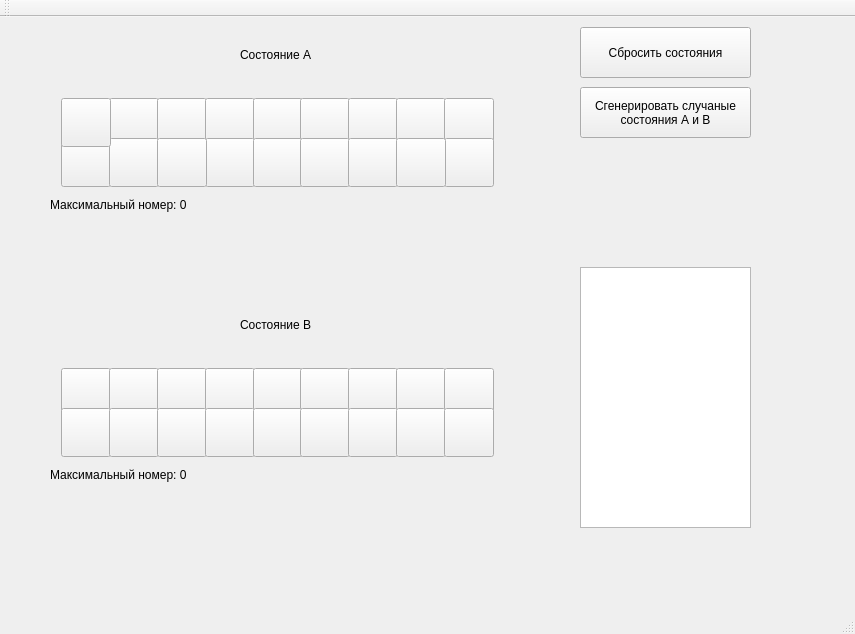
<?xml version="1.0" encoding="UTF-8"?>
<ui version="4.0">
 <class>MainWindow</class>
 <widget class="QMainWindow" name="MainWindow">
  <property name="geometry">
   <rect>
    <x>0</x>
    <y>0</y>
    <width>855</width>
    <height>634</height>
   </rect>
  </property>
  <property name="windowTitle">
   <string>sort_alg</string>
  </property>
  <widget class="QWidget" name="centralWidget">
   <widget class="QWidget" name="layoutWidget">
    <property name="geometry">
     <rect>
      <x>50</x>
      <y>340</y>
      <width>452</width>
      <height>101</height>
     </rect>
    </property>
    <layout class="QGridLayout" name="gridLayout_B" columnstretch="0,0,0,0,0,0,0,0,0">
     <property name="sizeConstraint">
      <enum>QLayout::SetDefaultConstraint</enum>
     </property>
     <property name="spacing">
      <number>0</number>
     </property>
     <item row="0" column="0">
      <widget class="QPushButton" name="pushButton_B_11">
       <property name="sizePolicy">
        <sizepolicy hsizetype="Minimum" vsizetype="Minimum">
         <horstretch>0</horstretch>
         <verstretch>0</verstretch>
        </sizepolicy>
       </property>
       <property name="minimumSize">
        <size>
         <width>50</width>
         <height>49</height>
        </size>
       </property>
       <property name="maximumSize">
        <size>
         <width>50</width>
         <height>49</height>
        </size>
       </property>
       <property name="text">
        <string/>
       </property>
      </widget>
     </item>
     <item row="0" column="1">
      <widget class="QPushButton" name="pushButton_B_12">
       <property name="sizePolicy">
        <sizepolicy hsizetype="Minimum" vsizetype="Minimum">
         <horstretch>0</horstretch>
         <verstretch>0</verstretch>
        </sizepolicy>
       </property>
       <property name="minimumSize">
        <size>
         <width>50</width>
         <height>49</height>
        </size>
       </property>
       <property name="maximumSize">
        <size>
         <width>50</width>
         <height>49</height>
        </size>
       </property>
       <property name="text">
        <string/>
       </property>
      </widget>
     </item>
     <item row="0" column="2">
      <widget class="QPushButton" name="pushButton_B_13">
       <property name="sizePolicy">
        <sizepolicy hsizetype="Minimum" vsizetype="Minimum">
         <horstretch>0</horstretch>
         <verstretch>0</verstretch>
        </sizepolicy>
       </property>
       <property name="minimumSize">
        <size>
         <width>50</width>
         <height>49</height>
        </size>
       </property>
       <property name="maximumSize">
        <size>
         <width>50</width>
         <height>49</height>
        </size>
       </property>
       <property name="text">
        <string/>
       </property>
      </widget>
     </item>
     <item row="0" column="3">
      <widget class="QPushButton" name="pushButton_B_14">
       <property name="sizePolicy">
        <sizepolicy hsizetype="Minimum" vsizetype="Minimum">
         <horstretch>0</horstretch>
         <verstretch>0</verstretch>
        </sizepolicy>
       </property>
       <property name="minimumSize">
        <size>
         <width>50</width>
         <height>49</height>
        </size>
       </property>
       <property name="maximumSize">
        <size>
         <width>50</width>
         <height>49</height>
        </size>
       </property>
       <property name="text">
        <string/>
       </property>
      </widget>
     </item>
     <item row="0" column="4">
      <widget class="QPushButton" name="pushButton_B_15">
       <property name="sizePolicy">
        <sizepolicy hsizetype="Minimum" vsizetype="Minimum">
         <horstretch>0</horstretch>
         <verstretch>0</verstretch>
        </sizepolicy>
       </property>
       <property name="minimumSize">
        <size>
         <width>50</width>
         <height>49</height>
        </size>
       </property>
       <property name="maximumSize">
        <size>
         <width>50</width>
         <height>49</height>
        </size>
       </property>
       <property name="text">
        <string/>
       </property>
      </widget>
     </item>
     <item row="0" column="5">
      <widget class="QPushButton" name="pushButton_B_16">
       <property name="sizePolicy">
        <sizepolicy hsizetype="Minimum" vsizetype="Minimum">
         <horstretch>0</horstretch>
         <verstretch>0</verstretch>
        </sizepolicy>
       </property>
       <property name="minimumSize">
        <size>
         <width>50</width>
         <height>49</height>
        </size>
       </property>
       <property name="maximumSize">
        <size>
         <width>50</width>
         <height>49</height>
        </size>
       </property>
       <property name="baseSize">
        <size>
         <width>40</width>
         <height>40</height>
        </size>
       </property>
       <property name="text">
        <string/>
       </property>
      </widget>
     </item>
     <item row="0" column="6">
      <widget class="QPushButton" name="pushButton_B_17">
       <property name="sizePolicy">
        <sizepolicy hsizetype="Minimum" vsizetype="Minimum">
         <horstretch>0</horstretch>
         <verstretch>0</verstretch>
        </sizepolicy>
       </property>
       <property name="minimumSize">
        <size>
         <width>50</width>
         <height>49</height>
        </size>
       </property>
       <property name="maximumSize">
        <size>
         <width>50</width>
         <height>49</height>
        </size>
       </property>
       <property name="text">
        <string/>
       </property>
      </widget>
     </item>
     <item row="0" column="7">
      <widget class="QPushButton" name="pushButton_B_18">
       <property name="sizePolicy">
        <sizepolicy hsizetype="Minimum" vsizetype="Minimum">
         <horstretch>0</horstretch>
         <verstretch>0</verstretch>
        </sizepolicy>
       </property>
       <property name="minimumSize">
        <size>
         <width>50</width>
         <height>49</height>
        </size>
       </property>
       <property name="maximumSize">
        <size>
         <width>50</width>
         <height>49</height>
        </size>
       </property>
       <property name="text">
        <string/>
       </property>
      </widget>
     </item>
     <item row="0" column="8">
      <widget class="QPushButton" name="pushButton_B_19">
       <property name="sizePolicy">
        <sizepolicy hsizetype="Minimum" vsizetype="Minimum">
         <horstretch>0</horstretch>
         <verstretch>0</verstretch>
        </sizepolicy>
       </property>
       <property name="minimumSize">
        <size>
         <width>50</width>
         <height>49</height>
        </size>
       </property>
       <property name="maximumSize">
        <size>
         <width>50</width>
         <height>49</height>
        </size>
       </property>
       <property name="text">
        <string/>
       </property>
      </widget>
     </item>
     <item row="1" column="0">
      <widget class="QPushButton" name="pushButton_B_21">
       <property name="sizePolicy">
        <sizepolicy hsizetype="Minimum" vsizetype="Minimum">
         <horstretch>0</horstretch>
         <verstretch>0</verstretch>
        </sizepolicy>
       </property>
       <property name="minimumSize">
        <size>
         <width>50</width>
         <height>49</height>
        </size>
       </property>
       <property name="maximumSize">
        <size>
         <width>50</width>
         <height>49</height>
        </size>
       </property>
       <property name="text">
        <string/>
       </property>
      </widget>
     </item>
     <item row="1" column="1">
      <widget class="QPushButton" name="pushButton_B_22">
       <property name="sizePolicy">
        <sizepolicy hsizetype="Minimum" vsizetype="Minimum">
         <horstretch>0</horstretch>
         <verstretch>0</verstretch>
        </sizepolicy>
       </property>
       <property name="minimumSize">
        <size>
         <width>50</width>
         <height>49</height>
        </size>
       </property>
       <property name="maximumSize">
        <size>
         <width>50</width>
         <height>49</height>
        </size>
       </property>
       <property name="text">
        <string/>
       </property>
      </widget>
     </item>
     <item row="1" column="2">
      <widget class="QPushButton" name="pushButton_B_23">
       <property name="sizePolicy">
        <sizepolicy hsizetype="Minimum" vsizetype="Minimum">
         <horstretch>0</horstretch>
         <verstretch>0</verstretch>
        </sizepolicy>
       </property>
       <property name="minimumSize">
        <size>
         <width>50</width>
         <height>49</height>
        </size>
       </property>
       <property name="maximumSize">
        <size>
         <width>50</width>
         <height>49</height>
        </size>
       </property>
       <property name="text">
        <string/>
       </property>
      </widget>
     </item>
     <item row="1" column="3">
      <widget class="QPushButton" name="pushButton_B_24">
       <property name="sizePolicy">
        <sizepolicy hsizetype="Minimum" vsizetype="Minimum">
         <horstretch>0</horstretch>
         <verstretch>0</verstretch>
        </sizepolicy>
       </property>
       <property name="minimumSize">
        <size>
         <width>50</width>
         <height>49</height>
        </size>
       </property>
       <property name="maximumSize">
        <size>
         <width>50</width>
         <height>49</height>
        </size>
       </property>
       <property name="text">
        <string/>
       </property>
      </widget>
     </item>
     <item row="1" column="4">
      <widget class="QPushButton" name="pushButton_B_25">
       <property name="sizePolicy">
        <sizepolicy hsizetype="Minimum" vsizetype="Minimum">
         <horstretch>0</horstretch>
         <verstretch>0</verstretch>
        </sizepolicy>
       </property>
       <property name="minimumSize">
        <size>
         <width>50</width>
         <height>49</height>
        </size>
       </property>
       <property name="maximumSize">
        <size>
         <width>50</width>
         <height>49</height>
        </size>
       </property>
       <property name="text">
        <string/>
       </property>
      </widget>
     </item>
     <item row="1" column="5">
      <widget class="QPushButton" name="pushButton_B_26">
       <property name="sizePolicy">
        <sizepolicy hsizetype="Minimum" vsizetype="Minimum">
         <horstretch>0</horstretch>
         <verstretch>0</verstretch>
        </sizepolicy>
       </property>
       <property name="minimumSize">
        <size>
         <width>50</width>
         <height>49</height>
        </size>
       </property>
       <property name="maximumSize">
        <size>
         <width>50</width>
         <height>49</height>
        </size>
       </property>
       <property name="text">
        <string/>
       </property>
      </widget>
     </item>
     <item row="1" column="6">
      <widget class="QPushButton" name="pushButton_B_27">
       <property name="sizePolicy">
        <sizepolicy hsizetype="Minimum" vsizetype="Minimum">
         <horstretch>0</horstretch>
         <verstretch>0</verstretch>
        </sizepolicy>
       </property>
       <property name="minimumSize">
        <size>
         <width>50</width>
         <height>49</height>
        </size>
       </property>
       <property name="maximumSize">
        <size>
         <width>50</width>
         <height>49</height>
        </size>
       </property>
       <property name="text">
        <string/>
       </property>
      </widget>
     </item>
     <item row="1" column="7">
      <widget class="QPushButton" name="pushButton_B_28">
       <property name="sizePolicy">
        <sizepolicy hsizetype="Minimum" vsizetype="Minimum">
         <horstretch>0</horstretch>
         <verstretch>0</verstretch>
        </sizepolicy>
       </property>
       <property name="minimumSize">
        <size>
         <width>50</width>
         <height>49</height>
        </size>
       </property>
       <property name="maximumSize">
        <size>
         <width>50</width>
         <height>49</height>
        </size>
       </property>
       <property name="text">
        <string/>
       </property>
      </widget>
     </item>
     <item row="1" column="8">
      <widget class="QPushButton" name="pushButton_B_29">
       <property name="sizePolicy">
        <sizepolicy hsizetype="Minimum" vsizetype="Minimum">
         <horstretch>0</horstretch>
         <verstretch>0</verstretch>
        </sizepolicy>
       </property>
       <property name="minimumSize">
        <size>
         <width>50</width>
         <height>49</height>
        </size>
       </property>
       <property name="maximumSize">
        <size>
         <width>50</width>
         <height>49</height>
        </size>
       </property>
       <property name="text">
        <string/>
       </property>
      </widget>
     </item>
    </layout>
   </widget>
   <widget class="QWidget" name="layoutWidget">
    <property name="geometry">
     <rect>
      <x>50</x>
      <y>70</y>
      <width>452</width>
      <height>101</height>
     </rect>
    </property>
    <layout class="QGridLayout" name="gridLayout_A" columnstretch="0,0,0,0,0,0,0,0,0">
     <property name="sizeConstraint">
      <enum>QLayout::SetDefaultConstraint</enum>
     </property>
     <property name="spacing">
      <number>0</number>
     </property>
     <item row="0" column="1">
      <widget class="QPushButton" name="pushButton_A_12">
       <property name="sizePolicy">
        <sizepolicy hsizetype="Minimum" vsizetype="Minimum">
         <horstretch>0</horstretch>
         <verstretch>0</verstretch>
        </sizepolicy>
       </property>
       <property name="minimumSize">
        <size>
         <width>50</width>
         <height>49</height>
        </size>
       </property>
       <property name="maximumSize">
        <size>
         <width>50</width>
         <height>49</height>
        </size>
       </property>
       <property name="text">
        <string/>
       </property>
      </widget>
     </item>
     <item row="0" column="2">
      <widget class="QPushButton" name="pushButton_A_13">
       <property name="sizePolicy">
        <sizepolicy hsizetype="Minimum" vsizetype="Minimum">
         <horstretch>0</horstretch>
         <verstretch>0</verstretch>
        </sizepolicy>
       </property>
       <property name="minimumSize">
        <size>
         <width>50</width>
         <height>49</height>
        </size>
       </property>
       <property name="maximumSize">
        <size>
         <width>50</width>
         <height>49</height>
        </size>
       </property>
       <property name="text">
        <string/>
       </property>
      </widget>
     </item>
     <item row="0" column="3">
      <widget class="QPushButton" name="pushButton_A_14">
       <property name="sizePolicy">
        <sizepolicy hsizetype="Minimum" vsizetype="Minimum">
         <horstretch>0</horstretch>
         <verstretch>0</verstretch>
        </sizepolicy>
       </property>
       <property name="minimumSize">
        <size>
         <width>50</width>
         <height>49</height>
        </size>
       </property>
       <property name="maximumSize">
        <size>
         <width>50</width>
         <height>49</height>
        </size>
       </property>
       <property name="text">
        <string/>
       </property>
      </widget>
     </item>
     <item row="0" column="4">
      <widget class="QPushButton" name="pushButton_A_15">
       <property name="sizePolicy">
        <sizepolicy hsizetype="Minimum" vsizetype="Minimum">
         <horstretch>0</horstretch>
         <verstretch>0</verstretch>
        </sizepolicy>
       </property>
       <property name="minimumSize">
        <size>
         <width>50</width>
         <height>49</height>
        </size>
       </property>
       <property name="maximumSize">
        <size>
         <width>50</width>
         <height>49</height>
        </size>
       </property>
       <property name="text">
        <string/>
       </property>
      </widget>
     </item>
     <item row="0" column="5">
      <widget class="QPushButton" name="pushButton_A_16">
       <property name="sizePolicy">
        <sizepolicy hsizetype="Minimum" vsizetype="Minimum">
         <horstretch>0</horstretch>
         <verstretch>0</verstretch>
        </sizepolicy>
       </property>
       <property name="minimumSize">
        <size>
         <width>50</width>
         <height>49</height>
        </size>
       </property>
       <property name="maximumSize">
        <size>
         <width>50</width>
         <height>49</height>
        </size>
       </property>
       <property name="baseSize">
        <size>
         <width>40</width>
         <height>40</height>
        </size>
       </property>
       <property name="text">
        <string/>
       </property>
      </widget>
     </item>
     <item row="0" column="6">
      <widget class="QPushButton" name="pushButton_A_17">
       <property name="sizePolicy">
        <sizepolicy hsizetype="Minimum" vsizetype="Minimum">
         <horstretch>0</horstretch>
         <verstretch>0</verstretch>
        </sizepolicy>
       </property>
       <property name="minimumSize">
        <size>
         <width>50</width>
         <height>49</height>
        </size>
       </property>
       <property name="maximumSize">
        <size>
         <width>50</width>
         <height>49</height>
        </size>
       </property>
       <property name="text">
        <string/>
       </property>
      </widget>
     </item>
     <item row="0" column="7">
      <widget class="QPushButton" name="pushButton_A_18">
       <property name="sizePolicy">
        <sizepolicy hsizetype="Minimum" vsizetype="Minimum">
         <horstretch>0</horstretch>
         <verstretch>0</verstretch>
        </sizepolicy>
       </property>
       <property name="minimumSize">
        <size>
         <width>50</width>
         <height>49</height>
        </size>
       </property>
       <property name="maximumSize">
        <size>
         <width>50</width>
         <height>49</height>
        </size>
       </property>
       <property name="text">
        <string/>
       </property>
      </widget>
     </item>
     <item row="0" column="8">
      <widget class="QPushButton" name="pushButton_A_19">
       <property name="sizePolicy">
        <sizepolicy hsizetype="Minimum" vsizetype="Minimum">
         <horstretch>0</horstretch>
         <verstretch>0</verstretch>
        </sizepolicy>
       </property>
       <property name="minimumSize">
        <size>
         <width>50</width>
         <height>49</height>
        </size>
       </property>
       <property name="maximumSize">
        <size>
         <width>50</width>
         <height>49</height>
        </size>
       </property>
       <property name="text">
        <string/>
       </property>
      </widget>
     </item>
     <item row="1" column="0">
      <widget class="QPushButton" name="pushButton_A_21">
       <property name="sizePolicy">
        <sizepolicy hsizetype="Minimum" vsizetype="Minimum">
         <horstretch>0</horstretch>
         <verstretch>0</verstretch>
        </sizepolicy>
       </property>
       <property name="minimumSize">
        <size>
         <width>50</width>
         <height>49</height>
        </size>
       </property>
       <property name="maximumSize">
        <size>
         <width>50</width>
         <height>49</height>
        </size>
       </property>
       <property name="text">
        <string/>
       </property>
      </widget>
     </item>
     <item row="1" column="1">
      <widget class="QPushButton" name="pushButton_A_22">
       <property name="sizePolicy">
        <sizepolicy hsizetype="Minimum" vsizetype="Minimum">
         <horstretch>0</horstretch>
         <verstretch>0</verstretch>
        </sizepolicy>
       </property>
       <property name="minimumSize">
        <size>
         <width>50</width>
         <height>49</height>
        </size>
       </property>
       <property name="maximumSize">
        <size>
         <width>50</width>
         <height>49</height>
        </size>
       </property>
       <property name="text">
        <string/>
       </property>
      </widget>
     </item>
     <item row="1" column="3">
      <widget class="QPushButton" name="pushButton_A_24">
       <property name="sizePolicy">
        <sizepolicy hsizetype="Minimum" vsizetype="Minimum">
         <horstretch>0</horstretch>
         <verstretch>0</verstretch>
        </sizepolicy>
       </property>
       <property name="minimumSize">
        <size>
         <width>50</width>
         <height>49</height>
        </size>
       </property>
       <property name="maximumSize">
        <size>
         <width>50</width>
         <height>49</height>
        </size>
       </property>
       <property name="text">
        <string/>
       </property>
      </widget>
     </item>
     <item row="1" column="4">
      <widget class="QPushButton" name="pushButton_A_25">
       <property name="sizePolicy">
        <sizepolicy hsizetype="Minimum" vsizetype="Minimum">
         <horstretch>0</horstretch>
         <verstretch>0</verstretch>
        </sizepolicy>
       </property>
       <property name="minimumSize">
        <size>
         <width>50</width>
         <height>49</height>
        </size>
       </property>
       <property name="maximumSize">
        <size>
         <width>50</width>
         <height>49</height>
        </size>
       </property>
       <property name="text">
        <string/>
       </property>
      </widget>
     </item>
     <item row="1" column="5">
      <widget class="QPushButton" name="pushButton_A_26">
       <property name="sizePolicy">
        <sizepolicy hsizetype="Minimum" vsizetype="Minimum">
         <horstretch>0</horstretch>
         <verstretch>0</verstretch>
        </sizepolicy>
       </property>
       <property name="minimumSize">
        <size>
         <width>50</width>
         <height>49</height>
        </size>
       </property>
       <property name="maximumSize">
        <size>
         <width>50</width>
         <height>49</height>
        </size>
       </property>
       <property name="text">
        <string/>
       </property>
      </widget>
     </item>
     <item row="1" column="6">
      <widget class="QPushButton" name="pushButton_A_27">
       <property name="sizePolicy">
        <sizepolicy hsizetype="Minimum" vsizetype="Minimum">
         <horstretch>0</horstretch>
         <verstretch>0</verstretch>
        </sizepolicy>
       </property>
       <property name="minimumSize">
        <size>
         <width>50</width>
         <height>49</height>
        </size>
       </property>
       <property name="maximumSize">
        <size>
         <width>50</width>
         <height>49</height>
        </size>
       </property>
       <property name="text">
        <string/>
       </property>
      </widget>
     </item>
     <item row="1" column="2">
      <widget class="QPushButton" name="pushButton_A_23">
       <property name="sizePolicy">
        <sizepolicy hsizetype="Minimum" vsizetype="Minimum">
         <horstretch>0</horstretch>
         <verstretch>0</verstretch>
        </sizepolicy>
       </property>
       <property name="minimumSize">
        <size>
         <width>50</width>
         <height>49</height>
        </size>
       </property>
       <property name="maximumSize">
        <size>
         <width>50</width>
         <height>49</height>
        </size>
       </property>
       <property name="text">
        <string/>
       </property>
      </widget>
     </item>
     <item row="0" column="0">
      <widget class="QPushButton" name="pushButton_A_11">
       <property name="sizePolicy">
        <sizepolicy hsizetype="Minimum" vsizetype="Minimum">
         <horstretch>0</horstretch>
         <verstretch>0</verstretch>
        </sizepolicy>
       </property>
       <property name="minimumSize">
        <size>
         <width>50</width>
         <height>49</height>
        </size>
       </property>
       <property name="maximumSize">
        <size>
         <width>50</width>
         <height>49</height>
        </size>
       </property>
       <property name="text">
        <string notr="true"/>
       </property>
      </widget>
     </item>
     <item row="1" column="8">
      <widget class="QPushButton" name="pushButton_A_29">
       <property name="sizePolicy">
        <sizepolicy hsizetype="Minimum" vsizetype="Minimum">
         <horstretch>0</horstretch>
         <verstretch>0</verstretch>
        </sizepolicy>
       </property>
       <property name="minimumSize">
        <size>
         <width>50</width>
         <height>49</height>
        </size>
       </property>
       <property name="maximumSize">
        <size>
         <width>50</width>
         <height>49</height>
        </size>
       </property>
       <property name="text">
        <string/>
       </property>
      </widget>
     </item>
     <item row="1" column="7">
      <widget class="QPushButton" name="pushButton_A_28">
       <property name="sizePolicy">
        <sizepolicy hsizetype="Minimum" vsizetype="Minimum">
         <horstretch>0</horstretch>
         <verstretch>0</verstretch>
        </sizepolicy>
       </property>
       <property name="minimumSize">
        <size>
         <width>50</width>
         <height>49</height>
        </size>
       </property>
       <property name="maximumSize">
        <size>
         <width>50</width>
         <height>49</height>
        </size>
       </property>
       <property name="text">
        <string/>
       </property>
      </widget>
     </item>
    </layout>
   </widget>
   <widget class="QWidget" name="layoutWidget_2">
    <property name="geometry">
     <rect>
      <x>70</x>
      <y>320</y>
      <width>441</width>
      <height>18</height>
     </rect>
    </property>
    <layout class="QHBoxLayout" name="horizontalLayout_B">
     <item>
      <widget class="QLabel" name="label_B_1">
       <property name="text">
        <string>1</string>
       </property>
      </widget>
     </item>
     <item>
      <widget class="QLabel" name="label_B_2">
       <property name="text">
        <string>2</string>
       </property>
      </widget>
     </item>
     <item>
      <widget class="QLabel" name="label_B_3">
       <property name="text">
        <string>3</string>
       </property>
      </widget>
     </item>
     <item>
      <widget class="QLabel" name="label_B_4">
       <property name="text">
        <string>4</string>
       </property>
      </widget>
     </item>
     <item>
      <widget class="QLabel" name="label_B_5">
       <property name="text">
        <string>5</string>
       </property>
      </widget>
     </item>
     <item>
      <widget class="QLabel" name="label_B_6">
       <property name="text">
        <string>6</string>
       </property>
      </widget>
     </item>
     <item>
      <widget class="QLabel" name="label_B_7">
       <property name="text">
        <string>7</string>
       </property>
      </widget>
     </item>
     <item>
      <widget class="QLabel" name="label_B_8">
       <property name="text">
        <string>8</string>
       </property>
      </widget>
     </item>
     <item>
      <widget class="QLabel" name="label_B_9">
       <property name="text">
        <string>9</string>
       </property>
      </widget>
     </item>
    </layout>
   </widget>
   <widget class="QWidget" name="layoutWidget_3">
    <property name="geometry">
     <rect>
      <x>30</x>
      <y>350</y>
      <width>16</width>
      <height>81</height>
     </rect>
    </property>
    <layout class="QVBoxLayout" name="verticalLayout_B">
     <item>
      <widget class="QLabel" name="label_B1">
       <property name="text">
        <string>1</string>
       </property>
      </widget>
     </item>
     <item>
      <widget class="QLabel" name="label_B2">
       <property name="text">
        <string>2</string>
       </property>
      </widget>
     </item>
    </layout>
   </widget>
   <widget class="QLabel" name="label_cond_A">
    <property name="geometry">
     <rect>
      <x>240</x>
      <y>30</y>
      <width>101</width>
      <height>16</height>
     </rect>
    </property>
    <property name="text">
     <string>Состояние А</string>
    </property>
   </widget>
   <widget class="QLabel" name="label_cond_B">
    <property name="geometry">
     <rect>
      <x>240</x>
      <y>300</y>
      <width>101</width>
      <height>16</height>
     </rect>
    </property>
    <property name="text">
     <string>Состояние B</string>
    </property>
   </widget>
   <widget class="QListView" name="listView">
    <property name="geometry">
     <rect>
      <x>580</x>
      <y>250</y>
      <width>171</width>
      <height>261</height>
     </rect>
    </property>
    <property name="selectionBehavior">
     <enum>QAbstractItemView::SelectItems</enum>
    </property>
   </widget>
   <widget class="QWidget" name="layoutWidget">
    <property name="geometry">
     <rect>
      <x>70</x>
      <y>50</y>
      <width>441</width>
      <height>18</height>
     </rect>
    </property>
    <layout class="QHBoxLayout" name="horizontalLayout_A">
     <item>
      <widget class="QLabel" name="label_A_1">
       <property name="text">
        <string>1</string>
       </property>
      </widget>
     </item>
     <item>
      <widget class="QLabel" name="label_A_2">
       <property name="text">
        <string>2</string>
       </property>
      </widget>
     </item>
     <item>
      <widget class="QLabel" name="label_A_3">
       <property name="text">
        <string>3</string>
       </property>
      </widget>
     </item>
     <item>
      <widget class="QLabel" name="label_A_4">
       <property name="text">
        <string>4</string>
       </property>
      </widget>
     </item>
     <item>
      <widget class="QLabel" name="label_A_5">
       <property name="text">
        <string>5</string>
       </property>
      </widget>
     </item>
     <item>
      <widget class="QLabel" name="label_A_6">
       <property name="text">
        <string>6</string>
       </property>
      </widget>
     </item>
     <item>
      <widget class="QLabel" name="label_A_7">
       <property name="text">
        <string>7</string>
       </property>
      </widget>
     </item>
     <item>
      <widget class="QLabel" name="label_A_8">
       <property name="text">
        <string>8</string>
       </property>
      </widget>
     </item>
     <item>
      <widget class="QLabel" name="label_A_9">
       <property name="text">
        <string>9</string>
       </property>
      </widget>
     </item>
    </layout>
   </widget>
   <widget class="QWidget" name="layoutWidget">
    <property name="geometry">
     <rect>
      <x>30</x>
      <y>80</y>
      <width>16</width>
      <height>81</height>
     </rect>
    </property>
    <layout class="QVBoxLayout" name="verticalLayout_A">
     <item>
      <widget class="QLabel" name="label_A1">
       <property name="text">
        <string>1</string>
       </property>
      </widget>
     </item>
     <item>
      <widget class="QLabel" name="label_A2">
       <property name="text">
        <string>2</string>
       </property>
      </widget>
     </item>
    </layout>
   </widget>
   <widget class="QLabel" name="label_max_Numb">
    <property name="geometry">
     <rect>
      <x>50</x>
      <y>180</y>
      <width>181</width>
      <height>16</height>
     </rect>
    </property>
    <property name="text">
     <string>&lt;html&gt;&lt;head/&gt;&lt;body&gt;&lt;p&gt;Максимальный номер: 0&lt;/p&gt;&lt;/body&gt;&lt;/html&gt;</string>
    </property>
   </widget>
   <widget class="QLabel" name="label_max_Numb_2">
    <property name="geometry">
     <rect>
      <x>50</x>
      <y>450</y>
      <width>181</width>
      <height>16</height>
     </rect>
    </property>
    <property name="text">
     <string>&lt;html&gt;&lt;head/&gt;&lt;body&gt;&lt;p&gt;Максимальный номер: 0&lt;/p&gt;&lt;/body&gt;&lt;/html&gt;</string>
    </property>
   </widget>
   <widget class="QPushButton" name="shuffleButton">
    <property name="geometry">
     <rect>
      <x>580</x>
      <y>70</y>
      <width>171</width>
      <height>51</height>
     </rect>
    </property>
    <property name="text">
     <string>Сгенерировать случаные
состояния А и B</string>
    </property>
   </widget>
   <widget class="QPushButton" name="restoreButton">
    <property name="geometry">
     <rect>
      <x>580</x>
      <y>10</y>
      <width>171</width>
      <height>51</height>
     </rect>
    </property>
    <property name="text">
     <string>Сбросить состояния</string>
    </property>
   </widget>
  </widget>
  <widget class="QMenuBar" name="menuBar">
   <property name="geometry">
    <rect>
     <x>0</x>
     <y>0</y>
     <width>855</width>
     <height>26</height>
    </rect>
   </property>
  </widget>
  <widget class="QToolBar" name="mainToolBar">
   <attribute name="toolBarArea">
    <enum>TopToolBarArea</enum>
   </attribute>
   <attribute name="toolBarBreak">
    <bool>false</bool>
   </attribute>
  </widget>
  <widget class="QStatusBar" name="statusBar"/>
 </widget>
 <layoutdefault spacing="6" margin="11"/>
 <resources/>
 <connections/>
</ui>
